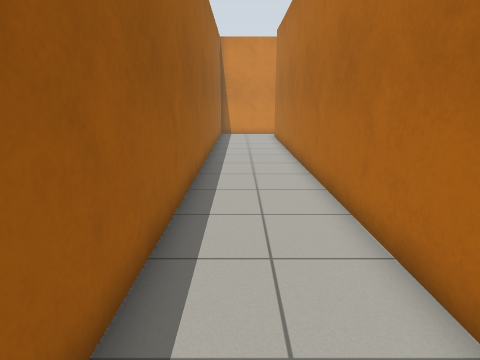
[1] (above)

19 first-person views from a walk through a Gazebo world. The camera is 1.2 m above the floor, tilts 14° down and sees 75° across. The floor is counted in squares, 0.5 m on a side. Each view is taken from the middle of a square. On the plan, view 1 faces up. The plan holds only what a view shows up to about 19 squares ahead; the rest is blank.

[2]
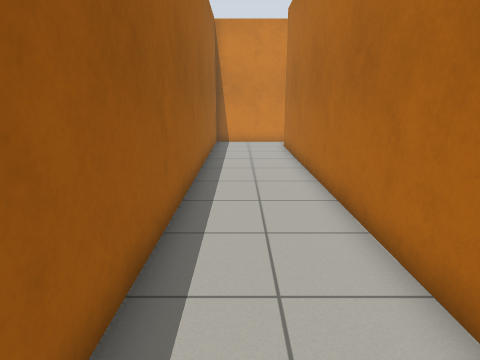

[3]
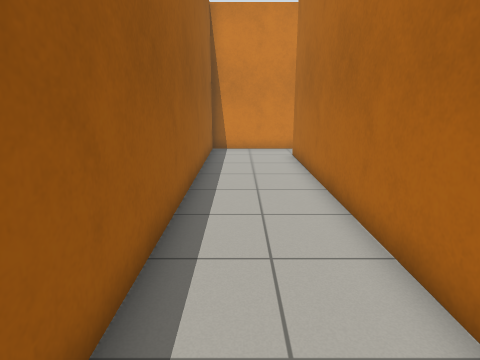

[4]
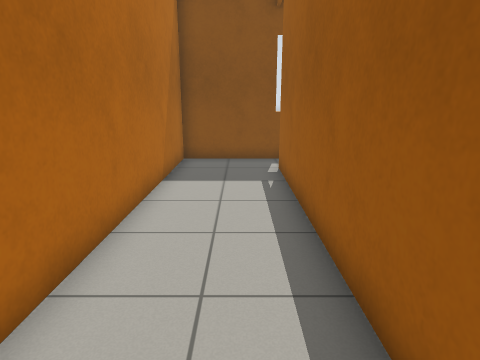

[5]
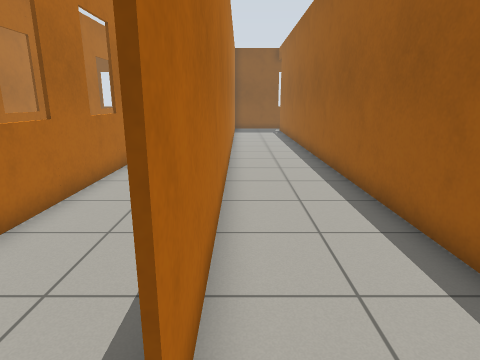

[6]
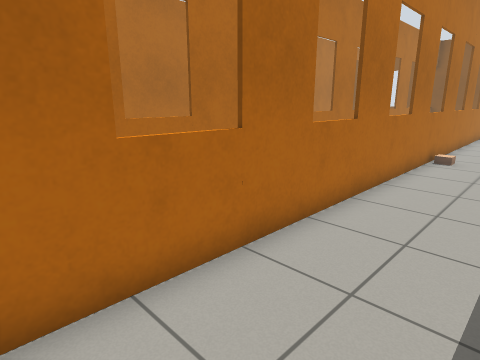

[7]
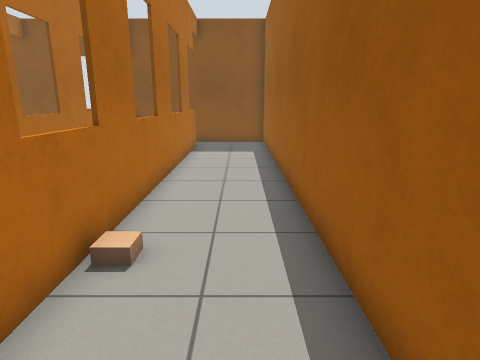

[8]
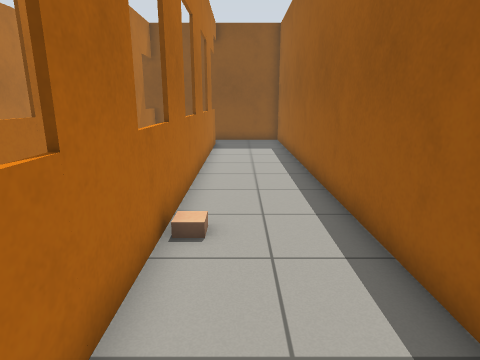

[9]
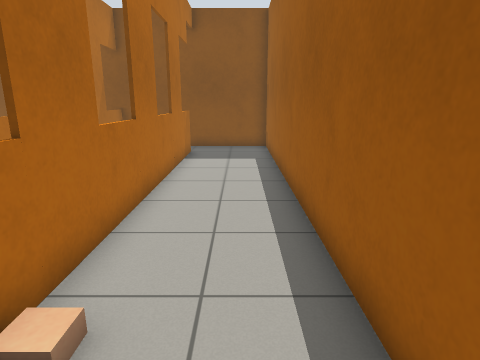

[10]
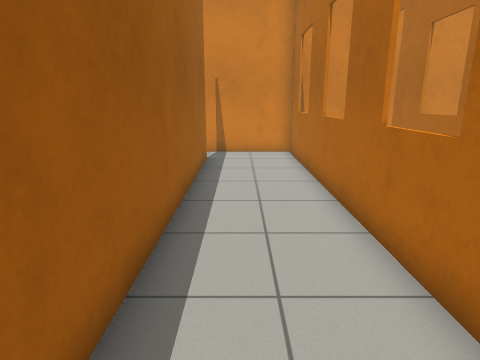

[11]
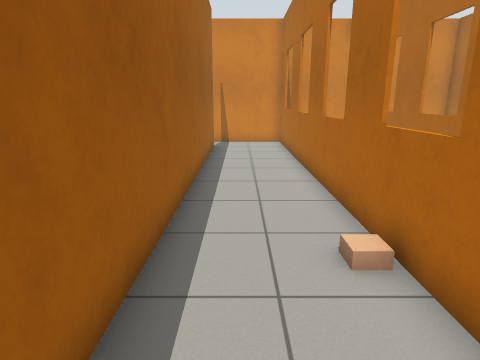

[12]
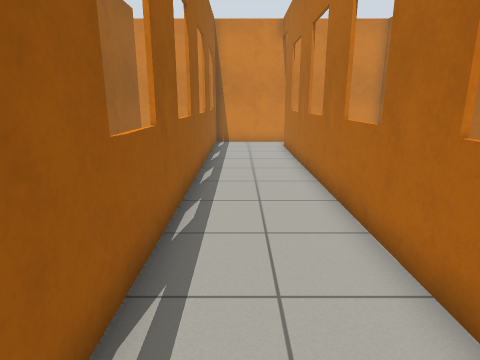

[13]
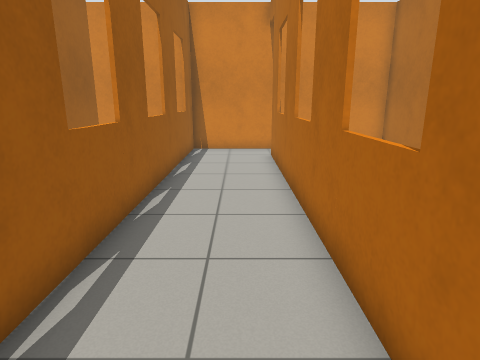

[14]
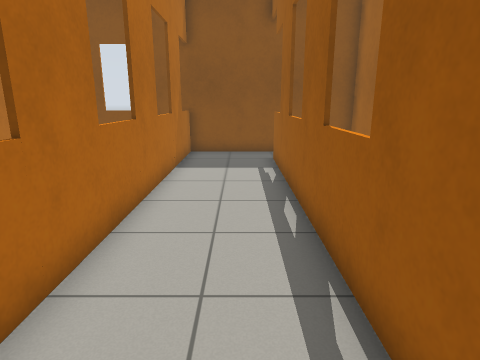

[15]
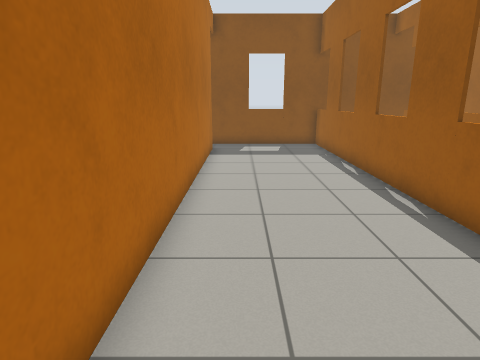

[16]
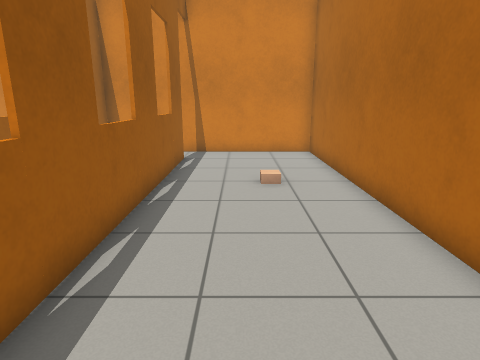

[17]
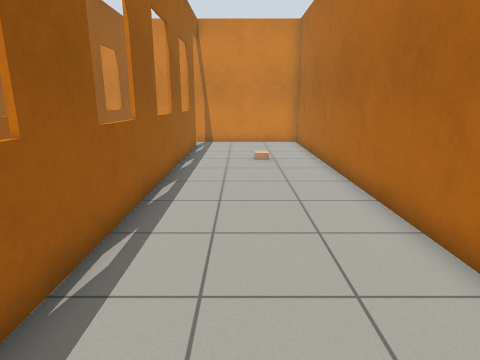

[18]
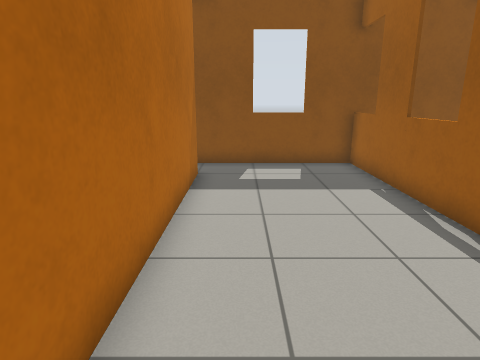

[19]
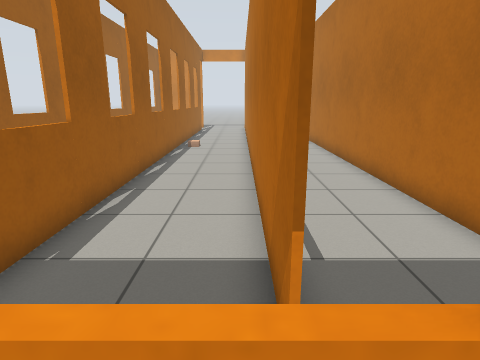

### Floor plan
Points are (right, up) in squares from view 1. A wall is a line through its corners. A room is listed if a view was taken in it or the views show most of it. See-through windows are left out.
Room 1 (views 1, 2, 3, 4, 5)
walls: (2.6, 24.4) (-1.4, 24.4) (-1.4, -3.5); (2.5, -5.5) (2.5, 22.6); (-1.5, -5.4) (3, -5.4)
ways out: opening at (3, 23.5) to room 2; opening at (-1, -4) to room 3
Room 2 (views 6, 7, 8, 9, 10, 11, 12, 13, 14, 15, 16, 17, 18)
walls: (10.6, 10.5) (10.6, 8.4); (10.4, 8.4) (10.4, 10.5); (10.4, 12.4) (10.4, 14.5); (10.6, 6.6) (10.6, 4.5); (6.4, 10.4) (6.4, 12.6); (6.6, 8.5) (6.6, 6.5); (6.6, 12.5) (6.6, 10.5); (10.6, 14.5) (10.6, 12.4); (6.4, 6.5) (6.4, 8.6); (10.4, 4.5) (10.4, 6.6); (6.4, 14.4) (6.4, 16.5); (6.6, 4.6) (6.6, 2.5); (10.4, 16.5) (10.4, 18.5); (6.6, 16.5) (6.6, 14.4); (10.6, 2.5) (10.6, 0.5); (6.4, 2.5) (6.4, 4.6); (10.6, 18.5) (10.6, 16.4); (6.4, 18.4) (6.4, 20.5); (10.4, 0.5) (10.4, 2.6); (6.6, 0.5) (6.6, -1.5); (10.4, 20.4) (10.4, 22.5); (6.6, 20.5) (6.6, 18.5); (10.6, -1.5) (10.6, -3.5); (6.4, -1.5) (6.4, 0.5); (10.6, 22.5) (10.6, 20.4); (6.4, 22.5) (6.4, 24.5); (10.4, -3.5) (10.4, -1.5); (2.5, 22.5) (2.5, -5.5); (6.6, 24.5) (6.6, 22.5); (16.4, -3.5) (16.4, 24.4) (2.6, 24.4); (11.4, -5.4) (12.5, -5.4); (14.4, -5.4) (17.2, -5.4); (3, -5.4) (9.5, -5.4)
ways out: opening at (3, 23.5) to room 1
objects: beige box (6, 9); window (7, -3) to (7, -2); window (7, 1) to (7, 2); window (7, 5) to (7, 6); window (7, 9) to (7, 10); window (7, 13) to (7, 14); window (7, 17) to (7, 18); window (7, 21) to (7, 22); window (10, -5) to (11, -4); window (11, -1) to (11, 0); window (11, 3) to (11, 4); window (11, 7) to (11, 8); window (11, 11) to (11, 12); window (11, 15) to (11, 16); window (11, 19) to (11, 20); window (13, -5) to (14, -5); beige box (14, 18)
Room 3 (view 19)
walls: (-5.4, 6.5) (-5.4, 4.5); (-5.4, 10.4) (-5.4, 8.5); (-5.4, 2.5) (-5.4, 0.4); (-9.4, 7.8) (-9.4, 6.5); (-9.4, 4.5) (-9.4, 3.8); (-5.4, 13.9) (-5.4, 12.5); (-1.5, -3.6) (-1.5, 12.1)
low walls: (-5.4, -1.5) (-5.4, -2)
ways out: opening at (-1, -4) to room 1
objects: window (-9, 5) to (-9, 6); window (-9, 13) to (-9, 14); window (-5, -1) to (-5, 0); window (-5, 3) to (-5, 4); window (-5, 7) to (-5, 8); other object (-5, 11) to (-5, 12); other object (-5, 15) to (-5, 16); window (-3, -5) to (-2, -5)

Positions as (right, up) in squares from view 1, and headings:
1: (0, 0), facing up
2: (0, 5), facing up
3: (0, 8), facing up
4: (0, 8), facing down
5: (2, 24), facing down
6: (3, 24), facing down-right
7: (4, 14), facing down
8: (5, 15), facing down
9: (4, 12), facing down
10: (4, 9), facing up
11: (4, 5), facing up
12: (8, 5), facing up
13: (9, 8), facing up
14: (8, 10), facing down
15: (15, 13), facing down
16: (13, 9), facing up
17: (13, 5), facing up
18: (15, 7), facing down
19: (-2, -6), facing up
